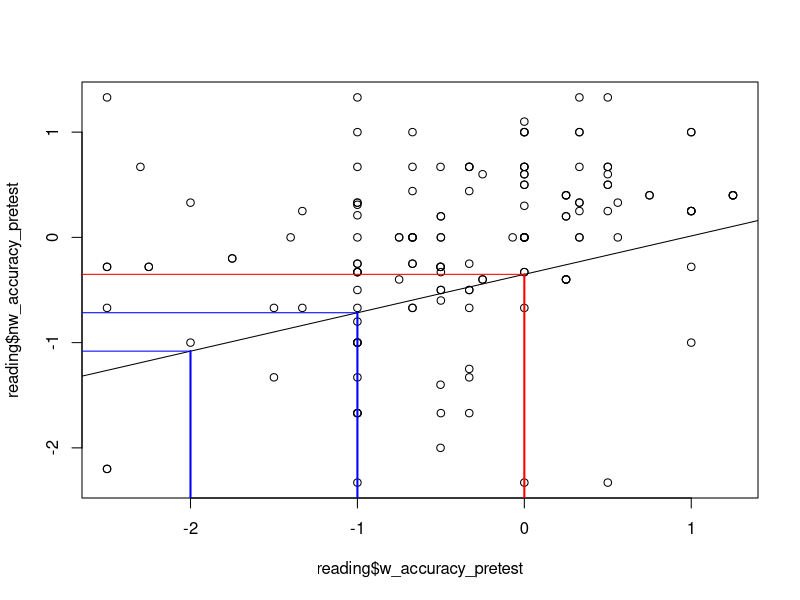
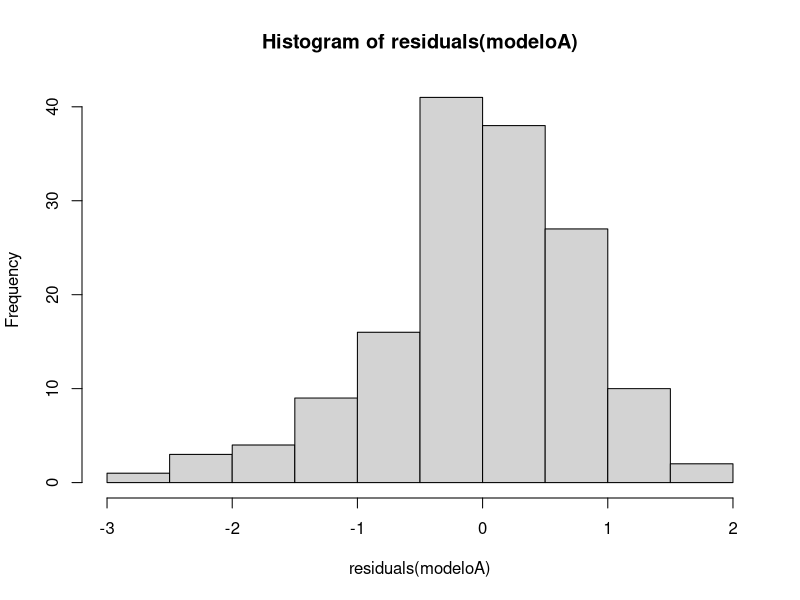
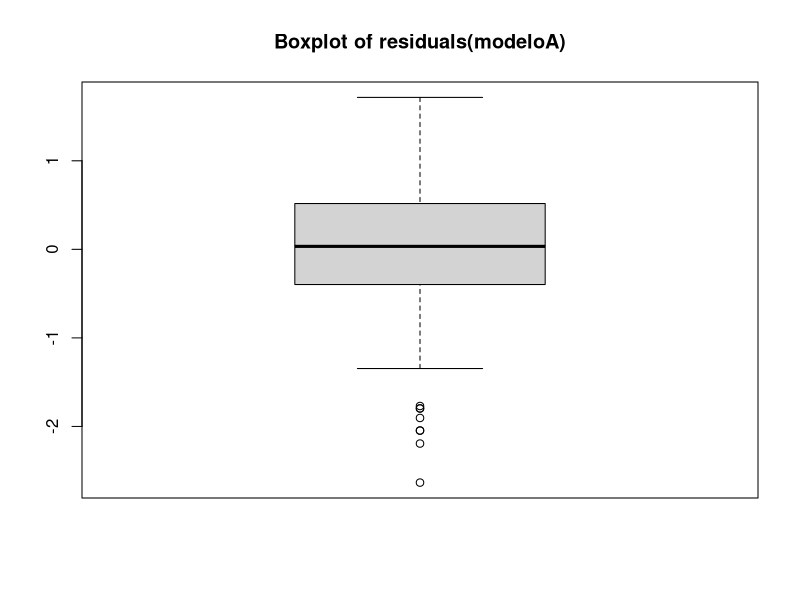

The R source for these figures, in order:
## ---- chunk 1
library(readr)
library(dplyr)
## ---- chunk 2
reading <- read_delim(file = "wideReading.csv", delim = ";")
## ---- chunk 3
modeloA <- lm(w_accuracy_pretest ~ 1 + nw_accuracy_pretest, data = reading)
## ---- chunk 4
coef(modeloA)
## ---- chunk 5
ceros <- which(reading$nw_accuracy_pretest == 0)
fitted(modeloA)[ceros]
## ---- chunk 6
reading$nw_accuracy_pretest[c(131, 3)]
## ---- chunk 7
fitted(modeloA)[c(131, 3)]
## ---- chunk 8
-0.7160619 - -1.0810626
## ---- chunk 9
plot(reading$w_accuracy_pretest, reading$nw_accuracy_pretest)
abline(reg = modeloA)

segments(x0 = 0, y0 = -3, x1 = 0, y1 = -0.3510612, col="red", lwd=2)
segments(x0 = 0, y0 = -0.3510612, x1 = -3, y1 = -0.3510612, col="red")

segments(x0 = -1, y0 = -3, x1 = -1, y1 = -0.7160619, col="blue", lwd=2)
segments(x0 = -1, y0 = -0.7160619, x1 = -3, y1 = -0.7160619, col="blue")

segments(x0 = -2, y0 = -3, x1 = -2, y1 = -1.0810626, col="blue", lwd=2)
segments(x0 = -2, y0 = -1.0810626, x1 = -3, y1 = -1.0810626, col="blue")
## ---- chunk 10
modeloC <- lm(w_accuracy_pretest ~ 1, data = reading)
## ---- chunk 11
anova(modeloC, modeloA)
## ---- chunk 12
format(2.245e-05, scientific=FALSE)
## ---- chunk 13
hist(residuals(modeloA))
## ---- chunk 14
boxplot(residuals(modeloA), main = "Boxplot of residuals(modeloA)")
## ---- chunk 15
confint(modeloA, level = 0.95)
## ---- chunk 16

# Cantidad de parámetros de modelo A
PA <- 2

# Cantidad de parámetros de modelo C
PC <- 1

# Cantidad de participantes
n <- 151

# F crítica
F_crit <- qf(0.95, df1 = PA - PC, df2 = n - PA)

# Media del error cuadrático
MSE <- sigma(modeloA)^2

# Varianza del predictor
s2X <- var(reading$nw_accuracy_pretest)

0.3650007 - sqrt((F_crit * MSE) / ((n - 1) * s2X))
0.3650007 + sqrt((F_crit * MSE) / ((n - 1) * s2X))
## ---- chunk 17
N <- 1e6
beta1 <- 0.3650007
POBLACION <- tibble(
  ERRORES = rnorm(N, mean = 0, sd = 1),
  X = rnorm(N, mean = 0, sd = 1),
  Y = -0.3511 + beta1*X + ERRORES)
## ---- chunk 18
n <- 151

muestra <- sample_n(POBLACION, n, replace = TRUE) |>
  rename(x = X, y = Y) |>
  select(x, y)

modelo <- lm(y ~ 1 + x, data = muestra)

b1 <- coef(modelo)[["x"]]
li <- confint(modelo)["x", "2.5 %"]
ls <- confint(modelo)["x", "97.5 %"]

c(li, b1, ls)
between(beta1, li, ls)
## ---- chunk 19
n <- 151
incluye <- vector(mode = "logical")

for (i in 1:1000) {

  muestra <- sample_n(POBLACION, n, replace = TRUE) |>
    rename(x = X, y = Y) |>
    select(x, y)
  
  modelo <- lm(y ~ 1 + x, data = muestra)
  
  b1 <- coef(modelo)[["x"]]
  li <- confint(modelo)["x", "2.5 %"]
  ls <- confint(modelo)["x", "97.5 %"]
  
  incluye[i] <- between(beta1, li, ls)
}

sum(incluye)/length(incluye)
